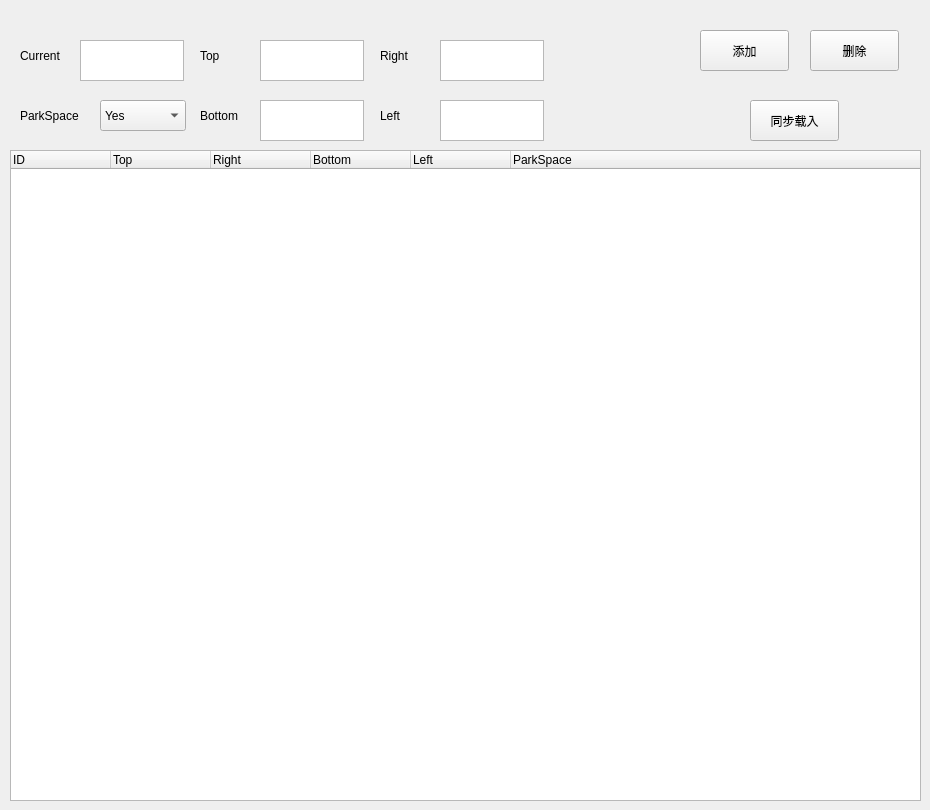
    <widget class="QWidget" name="sensor_tab">
     <attribute name="title">
      <string>传感器管理</string>
     </attribute>
     <widget class="QPushButton" name="addSensor_button">
      <property name="geometry">
       <rect>
        <x>700</x>
        <y>30</y>
        <width>89</width>
        <height>41</height>
       </rect>
      </property>
      <property name="text">
       <string>添加</string>
      </property>
     </widget>
     <widget class="QPushButton" name="deleteSensor_button">
      <property name="geometry">
       <rect>
        <x>810</x>
        <y>30</y>
        <width>89</width>
        <height>41</height>
       </rect>
      </property>
      <property name="text">
       <string>删除</string>
      </property>
     </widget>
     <widget class="QTextEdit" name="currentID_text">
      <property name="geometry">
       <rect>
        <x>80</x>
        <y>40</y>
        <width>104</width>
        <height>41</height>
       </rect>
      </property>
     </widget>
     <widget class="QLabel" name="label">
      <property name="geometry">
       <rect>
        <x>20</x>
        <y>40</y>
        <width>67</width>
        <height>31</height>
       </rect>
      </property>
      <property name="text">
       <string>Current</string>
      </property>
     </widget>
     <widget class="QLabel" name="label_2">
      <property name="geometry">
       <rect>
        <x>200</x>
        <y>40</y>
        <width>67</width>
        <height>31</height>
       </rect>
      </property>
      <property name="text">
       <string>Top</string>
      </property>
     </widget>
     <widget class="QTextEdit" name="topID_text">
      <property name="geometry">
       <rect>
        <x>260</x>
        <y>40</y>
        <width>104</width>
        <height>41</height>
       </rect>
      </property>
     </widget>
     <widget class="QLabel" name="label_3">
      <property name="geometry">
       <rect>
        <x>380</x>
        <y>40</y>
        <width>67</width>
        <height>31</height>
       </rect>
      </property>
      <property name="text">
       <string>Right</string>
      </property>
     </widget>
     <widget class="QTextEdit" name="rightID_text">
      <property name="geometry">
       <rect>
        <x>440</x>
        <y>40</y>
        <width>104</width>
        <height>41</height>
       </rect>
      </property>
     </widget>
     <widget class="QLabel" name="label_4">
      <property name="geometry">
       <rect>
        <x>200</x>
        <y>100</y>
        <width>67</width>
        <height>31</height>
       </rect>
      </property>
      <property name="text">
       <string>Bottom</string>
      </property>
     </widget>
     <widget class="QTextEdit" name="bottomID_text">
      <property name="geometry">
       <rect>
        <x>260</x>
        <y>100</y>
        <width>104</width>
        <height>41</height>
       </rect>
      </property>
     </widget>
     <widget class="QLabel" name="label_17">
      <property name="geometry">
       <rect>
        <x>380</x>
        <y>100</y>
        <width>67</width>
        <height>31</height>
       </rect>
      </property>
      <property name="text">
       <string>Left</string>
      </property>
     </widget>
     <widget class="QTextEdit" name="leftID_text">
      <property name="geometry">
       <rect>
        <x>440</x>
        <y>100</y>
        <width>104</width>
        <height>41</height>
       </rect>
      </property>
     </widget>
     <widget class="QPushButton" name="loadin_button">
      <property name="geometry">
       <rect>
        <x>750</x>
        <y>100</y>
        <width>89</width>
        <height>41</height>
       </rect>
      </property>
      <property name="text">
       <string>同步载入</string>
      </property>
     </widget>
     <widget class="QTreeWidget" name="sensors_treelist">
      <property name="geometry">
       <rect>
        <x>10</x>
        <y>150</y>
        <width>911</width>
        <height>651</height>
       </rect>
      </property>
      <column>
       <property name="text">
        <string>ID</string>
       </property>
      </column>
      <column>
       <property name="text">
        <string>Top</string>
       </property>
      </column>
      <column>
       <property name="text">
        <string>Right</string>
       </property>
      </column>
      <column>
       <property name="text">
        <string>Bottom</string>
       </property>
      </column>
      <column>
       <property name="text">
        <string>Left</string>
       </property>
      </column>
      <column>
       <property name="text">
        <string>ParkSpace</string>
       </property>
      </column>
     </widget>
     <widget class="QLabel" name="label_18">
      <property name="geometry">
       <rect>
        <x>20</x>
        <y>100</y>
        <width>71</width>
        <height>31</height>
       </rect>
      </property>
      <property name="text">
       <string>ParkSpace</string>
      </property>
     </widget>
     <widget class="QComboBox" name="parkspace_combobox">
      <property name="geometry">
       <rect>
        <x>100</x>
        <y>100</y>
        <width>86</width>
        <height>31</height>
       </rect>
      </property>
      <item>
       <property name="text">
        <string>Yes</string>
       </property>
      </item>
      <item>
       <property name="text">
        <string>No</string>
       </property>
      </item>
     </widget>
    </widget>
